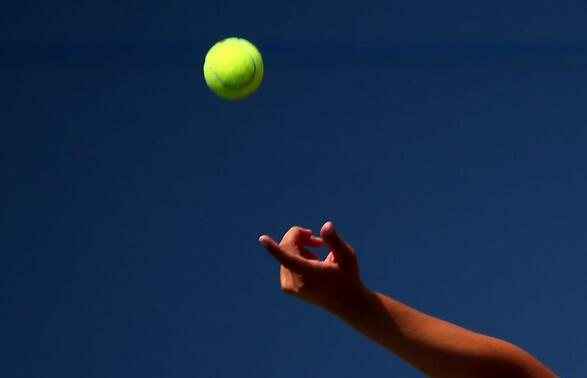
%> input picture MATLAB图像处理/chapter13/彩色图像分割/ball.jpg, 587 x 378 px
$ octave aaa.m   (GNU Octave 9; MATLAB toolbox functions it lacks are replaced by stand-ins)
%> lines starting %> are read from the running program, lines starting %| are printed output that depends on the picture; in (x1, y1, x2, y2) boxes, pixels count from 0 and x2, y2 are one past the last pixel; in counts of white or black regions, pixels touching at a corner belong together; the program's own positions count from 1
clc,clear,close all
warning off
feature jit off
im = imread('ball.jpg');
%> im is the input picture: size 378x587x3 uint8; mean R, G, B 21.7, 43.7, 74
imshow(im)
greenball=im;
r = greenball(:, :, 1);
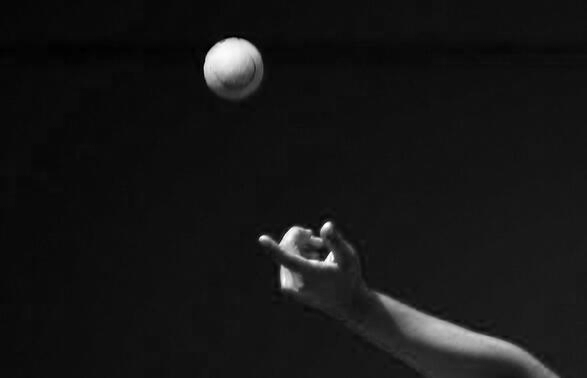
%> r: size 378x587 uint8; min 0, max 255, mean 21.7
g = greenball(:, :, 2);
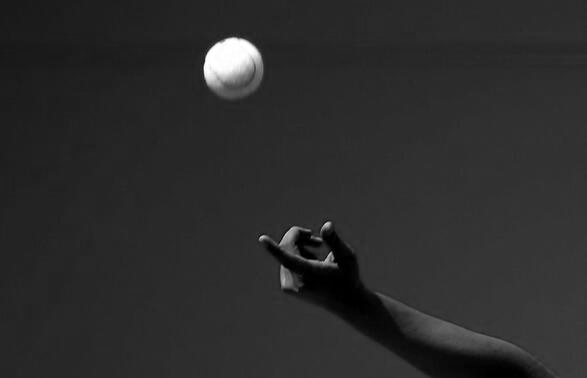
%> g: size 378x587 uint8; min 0, max 255, mean 43.7
b = greenball(:, :, 3);
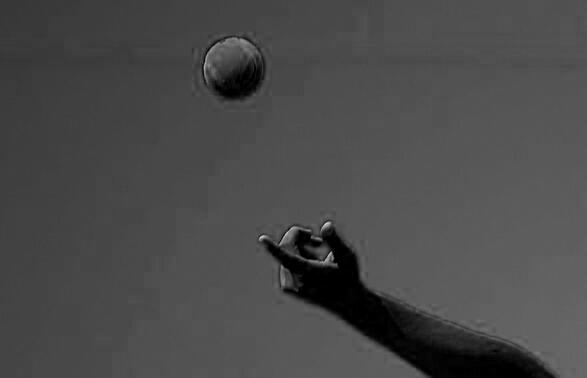
%> b: size 378x587 uint8; min 0, max 220, mean 74

%% 计算绿色分量
Green = g - r/2 - b/2;
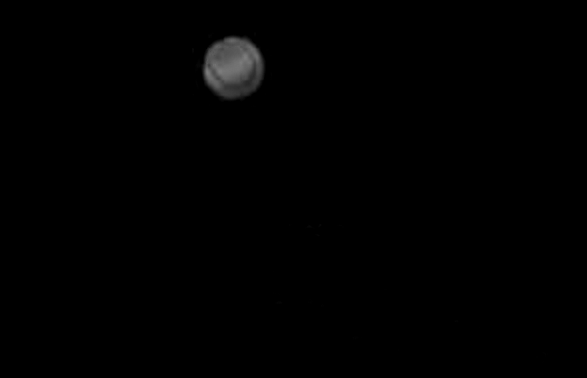
%> Green: size 378x587 uint8; min 0, max 125, mean 1.1
figure(2)
subplot(221),imshow(r); title('r')
subplot(222),imshow(g); title('g')
subplot(223),imshow(b); title('b')
subplot(224),imshow(Green);title('Green')

%%
%% 阈值二值化
bw = Green > 30;
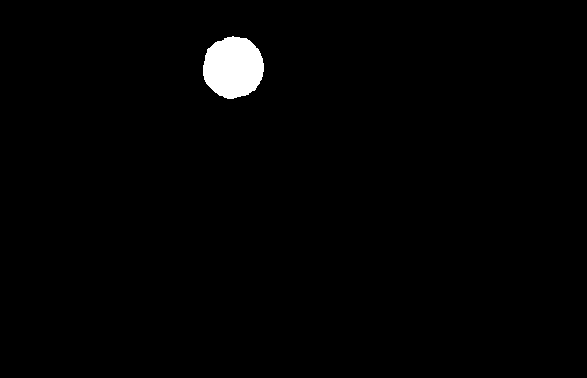
%> bw: size 378x587 logical; 1.3% white; 1 white region, box (x1, y1, x2, y2) and area: (203, 36, 264, 99) 2976
%% 去除小块
ball = bwareaopen(bw, 30);
figure(3)
subplot(131),imshow(ball); title('二值化图像')

r1=immultiply(r,ball);
g1=immultiply(g,ball);
b1=immultiply(b,ball);
ball2=cat(3,r1,g1,b1);
subplot(132),imshow(ball2); title('分割后的图像')

%% 找球的球心
cc=bwconncomp(ball);
%> cc = 1 connected component
s  = regionprops(ball, {'centroid','area'});
%> s = 1 region; Area and Centroid: 2976 [233.9 68.1]
if isempty(s)
  error('没有找到球!');
else
  [~, id] = max([s.Area]);
%> id = 1
  ball(labelmatrix(cc)~=id)=0;
end

subplot(133),imshow(ball2); title('找目标的中心')
 hold on, plot(s(id).Centroid(1),s(id).Centroid(2),'wh','MarkerSize',15,'MarkerFaceColor','r'), hold off
%> after `plot(s(id).Centroid(1),s(id).Centroid(2),'wh','MarkerSize',15,'MarkerF`:
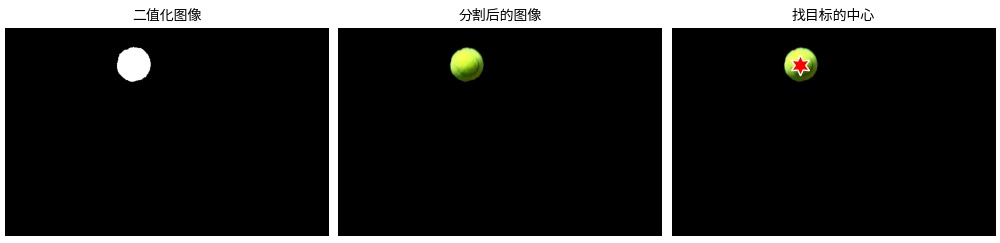
%> figure redrawn from the program's plot data, 3 panels
 disp(['Center location is (',num2str(s(id).Centroid(1),4),', ',num2str(s(id).Centroid(2),4),')'])
%| Center location is (233.9, 68.07)
